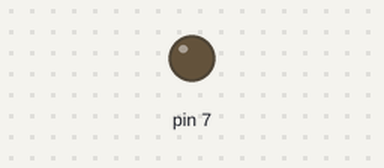
Bench run of a sketch on a simulated Arduino Uno, built with avr-gcc and run on an emulated ATmega328P. On the bench: output pins drawn as LEDs (lit = HIGH). Dashed ring = blinking. At 2.0 s the program stops and its outputs stay as they are.

Above: at 0.5 s.
At 1.85 s:
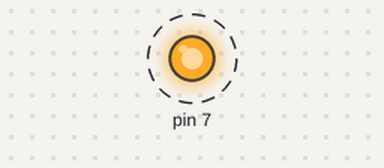
Timing chart, 0 to 3.0 s (numbered marks = the images above):
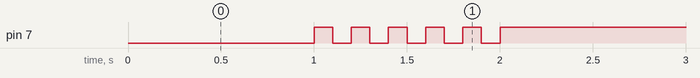

The sketch:

05_practice_2.ino.ino
```cpp
void setup() {
  pinMode(7,OUTPUT);
  digitalWrite(7,0);
  // put your setup code here, to run once:

}

void loop() {
  delay(1000);

  for (int i=0; i<5; i++) {
    digitalWrite(7,1);
    delay(100);
    digitalWrite(7,0);
    delay(100);
  }

  digitalWrite(7,1);

  while (1) {

  }
  // put your main code here, to run repeatedly:

}
```

Measured:
- by itself, pin 7: alternates HIGH for 0.10 s and LOW for 0.10 s, 11 changes in all, then stays HIGH
